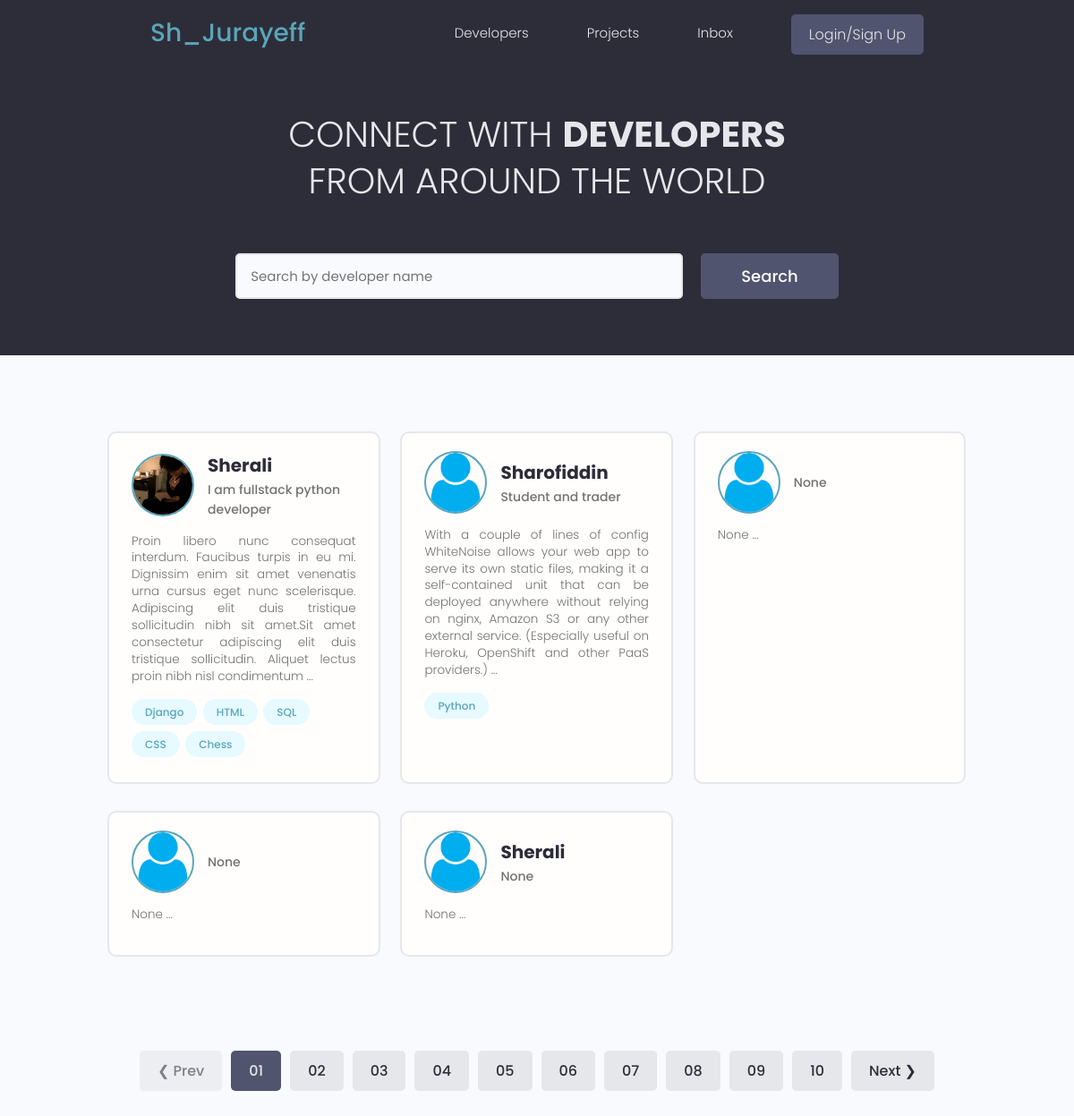
The page / on the database its author committed.
### users/models.py (models this page shows, shortened)
class Profile(models.Model):
    user = models.OneToOneField(User , on_delete=models.CASCADE , null=True , blank=True)
    name = models.CharField(max_length=200 , blank=True  , null=True)
    email = models.EmailField(max_length=200 , blank=True , null=True)
    username = models.CharField(max_length=200 , blank=True  , null=True)
    location = models.CharField(max_length=200 , blank=True  , null=True)
    short_intro =  models.CharField(max_length=200 , blank=True  , null=True)
    bio = models.TextField(blank=True , null=True)
    profile_image = models.ImageField(blank=True ,null=True , upload_to='profiles/' , default='profiles/user-default.png')
    social_github = models.CharField(max_length=200 , blank=True  , null=True)
    social_telegram = models.CharField(max_length=200 , blank=True  , null=True)
    social_instagram = models.CharField(max_length=200 , blank=True  , null=True)
    social_linkedin = models.CharField(max_length=200 , blank=True  , null=True)
    social_twitter = models.CharField(max_length=200 , blank=True  , null=True)
    created_at = models.DateTimeField(auto_now_add=True , null=True ,blank=True)
    id = models.UUIDField(unique=True , default=uuid.uuid4 , primary_key=True , editable=False)

class Skill(models.Model):
    owner = models.ForeignKey(Profile , on_delete=models.CASCADE, null=True)
    name = models.CharField(max_length=200 , blank=True  , null=True)
    description = models.TextField(null=True , blank=True)
    created = models.DateTimeField(auto_now_add=True , null=True , blank=True)
    id = models.UUIDField(unique=True , default=uuid.uuid4 , primary_key=True , editable=False)
    def __str__(self):
        return str(self.name)

### users/views.py (the view)
# urls.py: path('' , profiles , name = 'profiles') ,
def profiles(request):
    profiles = Profile.objects.all()
    context = {
        'profiles': profiles
    }
    return render(request , 'users/profiles.html' , context)

### users/templates/users/profiles.html (shortened to what this page needs)
{% extends 'main.html' %}
{%block content%}
<main class="home">
    <section class="hero-section text-center">
      <div class="container container--narrow">
        <div class="hero-section__box">
          <h2>CONNECT WITH <span>DEVELOPERS</span></h2>
          <h2>FROM AROUND THE WORLD</h2>
        </div>
        <div class="hero-section__search">
          <form class="form" action="#" method="get">
            <div class="form__field">
              <input class="input input--text" id="formInput#search" type="text" name="text"
                placeholder="Search by developer name" />
            </div>
            <input class="btn btn--sub btn--lg" type="submit" value="Search" />
          </form>
        </div>
      </div>
    </section>
    <section class="devlist">
      <div class="container">
        <div class="grid grid--three">
            {% for profile in profiles %}
          <div class="column card">
            <div class="dev">
              <a href="{%url 'user-profile' profile.id %}" class="card__body">
                <div class="dev__profile">
                  <img class="avatar avatar--md" src="{{profile.profile_image}}" alt="image" />
                  <div class="dev__meta">
                    <h3>{{profile.name}}</h3>
                    <h5>{{profile.short_intro|slice:'60'}}</h5>
                  </div>
                </div>
                <p class="dev__info">{{profile.bio|slice:'300'}} ...</p>
                <div class="dev__skills">
                    {% for skill in profile.skill_set.all|slice:'5'%}
                  <span class="tag tag--pill tag--main">
                    <small>{{skill}}</small>
                  </span>
                  {%endfor%}
                </div>
              </a>
            </div>
          </div>
         {%endfor%}
        </div>
      </div>
    </section>
    <div class="pagination">
      <ul class="container">
        <li><a href="#" class="btn btn--disabled">&#10094; Prev</a></li>
        <li><a href="#" class="btn btn--sub">01</a></li>
        <li><a href="#" class="btn">02</a></li>
        <li><a href="#" class="btn">03</a></li>
        <li><a href="#" class="btn">04</a></li>
        <li><a href="#" class="btn">05</a></li>
        <li><a href="#" class="btn">06</a></li>
        <li><a href="#" class="btn">07</a></li>
        <li><a href="#" class="btn">08</a></li>
        <li><a href="#" class="btn">09</a></li>
        <li><a href="#" class="btn">10</a></li>
        <li><a href="#" class="btn">Next &#10095;</a></li>
      </ul>
    </div>
  </main>
  {%endblock content%}

### static/styles/app.css (style rules this page uses)
:root { --color-sub: #2d2d39; }
.btn--sub { background-color: var(--color-sub-light); }
.card { border: 2px solid var(--color-light); }
img { width: 100%; }
.hero-section { height: 40vh; display: flex; align-items: center; background-color: var(--color-sub); }
.hero-section__box { margin-bottom: 4rem; }
.hero-section__box > h2, .hero-section__box > h2 > span { font-size: 4rem; color: var(--color-light); line-height: 1.3; text-transform: uppercase; }
.hero-section__box > h2 { font-weight: 300; }
.hero-section__box > h2 > span { font-weight: 700; }
.hero-section__search > .form { display: flex; align-items: center; justify-content: center; gap: 2rem; }
.hero-section__search > .form input.input--text { width: 50rem; }
.devlist { margin-top: 8rem; }
.devlist .grid { align-items: stretch; }
.devlist .dev .dev__profile { display: flex; align-items: center; gap: 1.5rem; }
.devlist .dev .dev__meta h3 { color: var(--color-sub); font-size: 2rem; font-weight: 700; }
.devlist .dev .dev__meta h5 { color: var(--color-text); font-size: 1.4rem; font-weight: 500; }
.devlist .dev .dev__info { margin: 1.5rem 0; font-size: 1.35rem; line-height: 1.4; text-align: justify; }
.pagination { margin-top: 8rem; margin-bottom: 10rem; }
.pagination > ul { flex-wrap: wrap; list-style: none; display: flex; align-items: center; justify-content: center; gap: 1rem; }
.pagination .btn { color: var(--color-sub); }
.pagination .btn.btn--sub { color: var(--color-light); }

### static/uikit/styles/modules/_variables.css (style rules this page uses)
:root { --color-main: #5aa5b9; --color-main-light: #e6faff; --color-sub: #3f4156; --color-sub-light: #51546e; --color-sub-lighter: #ededfd; --color-text: #737373; --color-gray: #8b8b8b; --color-light: #e5e7eb; --color-light-gray: #767676; --color-bg: #f8fafd; --color-white: #fffefd; --color-white-light: #f3f3f3; --color-success: #359e64; --color-success-bg: #def8e8; --color-error: #fc4b0b; --color-error-bg: #fff2ee; --font-base: 'Poppins', arial, helvetica, 'Segoe UI', roboto, ubuntu, sans-serif; --font-monospace: 'Fira Code', 'Courier New', courier, monospace; --font-regular: 300; --font-medium: 500; --font-bold: 700; --generic-shadow: 1px 1px 5px #00000010; --generic-transition: all 0.3s ease-in-out; }

### static/uikit/styles/modules/_base.css (style rules this page uses)
* { margin: 0; padding: 0; box-sizing: border-box; text-rendering: optimizeLegibility; color: inherit; font-size: inherit; }
html { font-size: 50%; }
@media only screen and (min-width: 480px) { html { font-size: 56.25%; } }
@media only screen and (min-width: 1200px) { html { font-size: 62.5%; } }
body { line-height: 1.6; font-weight: 400; font-size: 1.5rem; color: var(--color-text); background-color: var(--color-bg); min-height: 100vh; }

### static/uikit/styles/modules/_typography.css (style rules this page uses)
* { font-family: var(--font-base); }
h2 { font-size: 3.6rem; font-weight: var(--font-bold); }
h3 { font-size: 3.2rem; font-weight: var(--font-medium); }
h5 { font-size: 2.4rem; font-weight: var(--font-medium); }
h5, h6 { font-weight: var(--font-regular); }
p, span, strong { font-size: 1.6rem; color: var(--color-text); font-weight: var(--font-regular); }
a { padding-bottom: 2px; text-decoration: none; display: inline-block; color: var(--color-main); font-weight: var(--font-medium); }

### static/uikit/styles/modules/_utilities.css (style rules this page uses)
.container { width: 92%; max-width: 165rem; margin: 0 auto; box-sizing: border-box; }
.container--narrow { width: 92%; max-width: 120rem; }
@media screen and (min-width: 1000px) { .container { width: 90%; } }
@media screen and (min-width: 1000px) { .container--narrow { width: 85%; } }
@media screen and (min-width: 1200px) { .container { width: 80%; } }
@media screen and (min-width: 1200px) { .container--narrow { width: 72%; } }
.text-center { text-align: center; }

### static/uikit/styles/modules/_avatar.css (style rules this page uses)
.avatar { border-radius: 50%; border: 2px solid var(--color-main); object-fit: cover; }
.avatar--md { height: 7rem; width: 7rem; }

### static/uikit/styles/modules/_button.css (style rules this page uses)
.btn { display: inline-block; position: relative; cursor: pointer; background-color: var(--color-light); font-weight: var(--font-medium); color: var(--color-sub); text-decoration: none; padding: 1rem 2rem; border-radius: 0.5rem; border: none; width: -webkit-fit-content; width: -moz-fit-content; width: fit-content; height: -webkit-fit-content; height: -moz-fit-content; height: fit-content; font-size: 1.6rem; outline-width: 0; outline-color: transparent; -webkit-backface-visibility: hidden; backface-visibility: hidden; transition: all 0.3s ease-in-out; }
.btn:disabled, .btn--disabled { cursor: not-allowed; opacity: 0.6; }
.btn--sub { background-color: var(--color-sub); color: var(--color-white); }
.btn--lg { font-size: 1.8rem; padding: 1.2rem 4.5rem; }

### rows shown on the page
Profile: profile_image (picture), name "Sherali", short_intro "I am fullstack python developer", bio "Proin libero nunc consequat interdum. Faucibus turpis in eu mi. Dignissim enim sit amet venenatis urna cursus eget nunc scelerisque. Adipiscing elit duis tristique sollicitudin nibh sit amet.Sit amet consectetur adipiscing elit duis tristique sollicitudin. Aliquet lectus proin nibh nisl condimentum"
Skill: name "Django"
Skill: name "HTML"
Skill: name "SQL"
Skill: name "CSS"
Skill: name "Chess"
Profile: profile_image (placeholder picture), name "Sharofiddin", short_intro "Student and trader", bio "With a couple of lines of config WhiteNoise allows your web app to serve its own static files, making it a self-contained unit that can be deployed anywhere without relying on nginx, Amazon S3 or any other external service. (Especially useful on Heroku, OpenShift and other PaaS providers.)"
Skill: name "Python"
Profile: profile_image (placeholder picture), short_intro "None", bio "None"
Profile: profile_image (placeholder picture), short_intro "None", bio "None"
Profile: profile_image (placeholder picture), name "Sherali", short_intro "None", bio "None"
